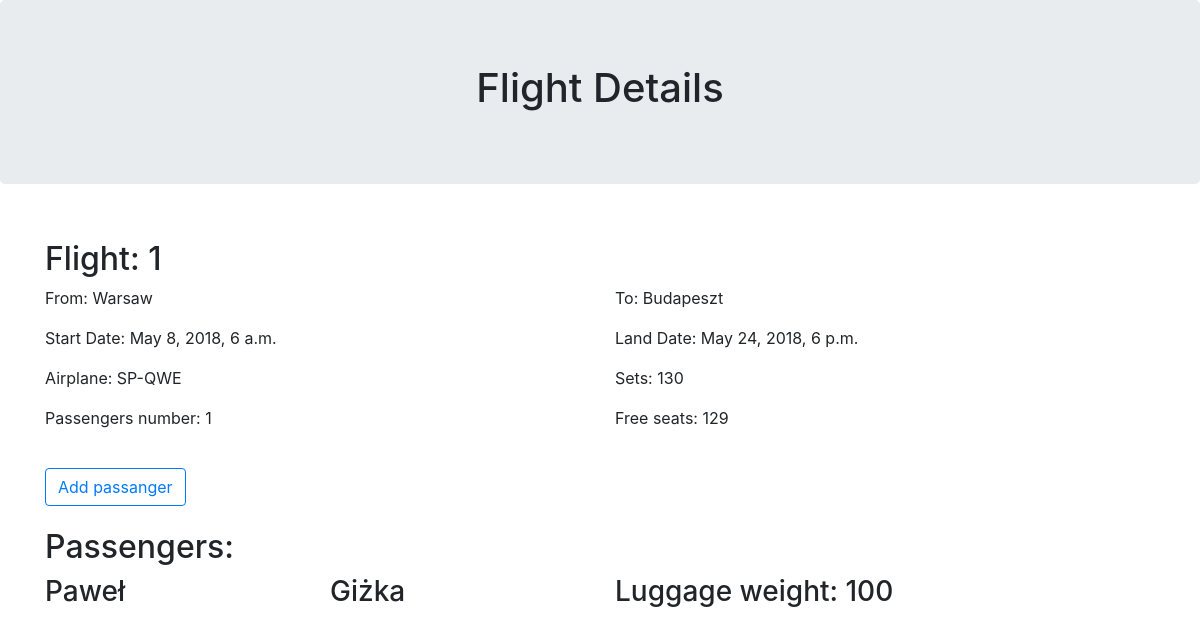
Before: /airlinemanager/flights/1 with the older database file.
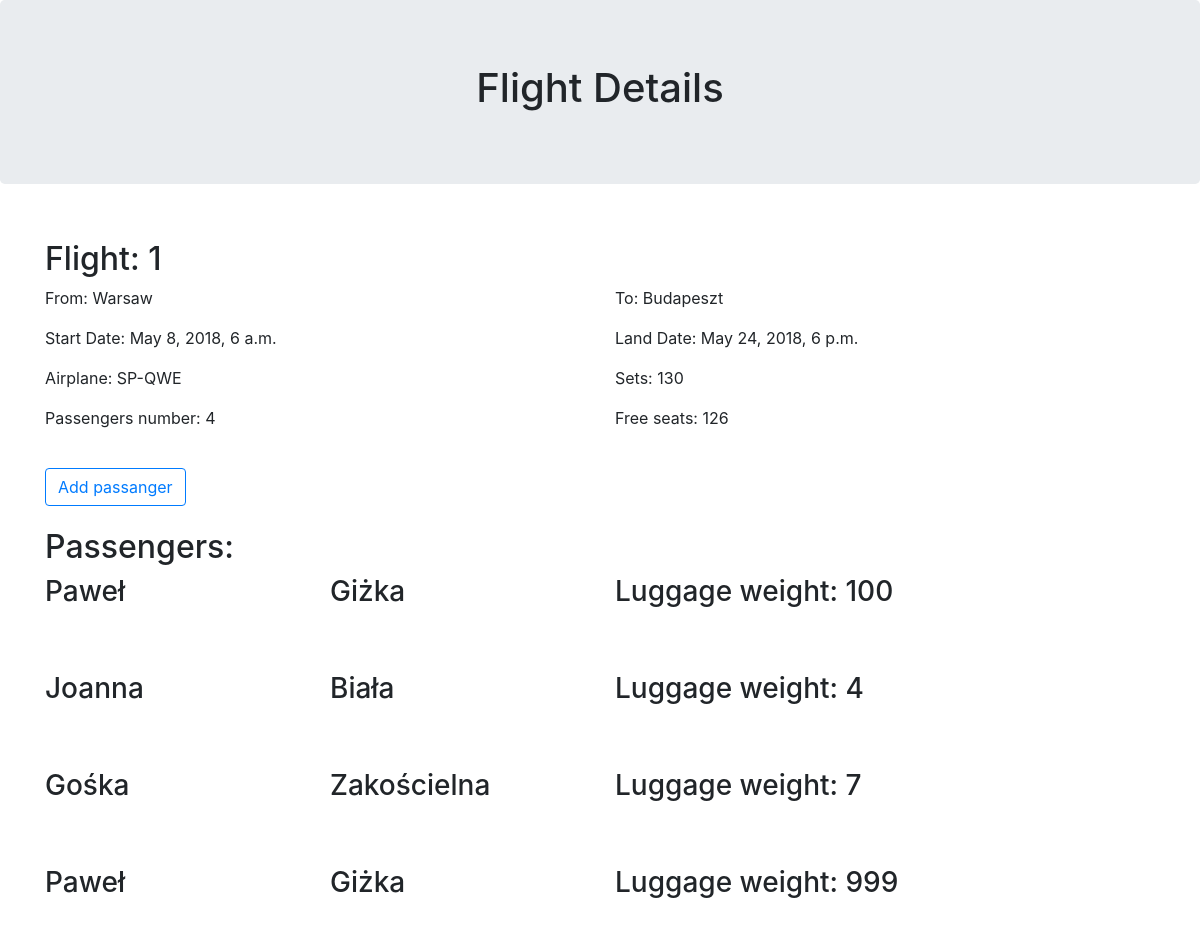
After: the same page with the newer database file.
### flightmanager/models.py (models this page shows)
class Flight(models.Model):
    start_date = models.DateTimeField()
    land_date = models.DateTimeField()
    start_airport = models.CharField(max_length=20)
    land_airport = models.CharField(max_length=20)
    airplane = models.ForeignKey(Airplane, on_delete=models.CASCADE)

class Airplane(models.Model):
    registration_number = models.CharField(max_length=10)
    seat_number = models.IntegerField()

class Ticket(models.Model):
    flight = models.ForeignKey(Flight, on_delete=models.CASCADE)
    passanger = models.ForeignKey(Passanger, on_delete=models.CASCADE)
    luggage_weight = models.IntegerField()

class Passanger(models.Model):
    name = models.CharField(max_length=50)
    surname = models.CharField(max_length=50)

### flightmanager/views.py (the view)
# urls.py: path('flights/<int:flight_id>', views.flight_details, name='flight_details'),
def flight_details(request, flight_id):
    flight = get_object_or_404(Flight, pk=flight_id)
    free_seats = flight.airplane.seat_number - flight.ticket_set.count()
    tickets = flight.ticket_set.all()
    return render(request, 'flightmanager/flight_details.html', {'flight': flight, 'free_seats': free_seats, 'ticekts': tickets})

### flightmanager/templates/flightmanager/flight_details.html (shortened to what this page needs)
<!DOCTYPE html>
<html lang="en">
<head>
  <link rel="stylesheet" href="https://maxcdn.bootstrapcdn.com/bootstrap/4.1.0/css/bootstrap.min.css">
</head>
<body>
<div class="jumbotron text-center">
  <h1>Flight Details</h1>
</div>
<div class="container" style="margin-top: 3%">
    <div style="margin-top: 5%">
        <div class="row">
          <div class="col-sm-6">
            <h2>Flight: {{ flight.id }}</h2>
          </div>
        </div>
        <div class="row">
            <div class="col-sm-6">
                <p>From: {{ flight.start_airport }}</p>
                <p>Start Date: {{ flight.start_date }}</p>
            </div>
            <div class="col-sm-6">
                <p>To: {{ flight.land_airport }}</p>
                <p>Land Date: {{ flight.land_date }}</p>
            </div>
        </div>
        <div class="row">
            <div class="col-sm-6">
                <p>Airplane: {{ flight.airplane.registration_number }}</p>
            </div>
            <div class="col-sm-6">
                <p>Sets: {{ flight.airplane.seat_number }}</p>
            </div>
        </div>
        <div class="row">
            <div class="col-sm-6">
                <p>Passengers number: {{ flight.ticket_set.count }}</p>
            </div>
            <div class="col-sm-6">
                <p>Free seats: {{ free_seats }}</p>
            </div>
        </div>
    </div>
    <button type="button" onclick="location.href='{% url 'flightmanager:add_passanger_form' flight.id %}' "
            style="margin-top: 2%" class="btn btn-outline-primary">Add passanger</button>
    <h2 style="margin-top: 2%">Passengers:</h2>
    {% for ticket in ticekts %}
    <div style="margin-bottom: 5%">
        <div class="row">
            <div class="col-sm-3">
                <h3>{{ ticket.passanger.name }}</h3>
            </div>
            <div class="col-sm-3">
                <h3>{{ ticket.passanger.surname }}</h3>
            </div>
            <div class="col-sm-6">
                <h3>Luggage weight: {{ ticket.luggage_weight }}</h3>
            </div>
        </div>
    </div>
    {% endfor %}
</div>
</body>
</html>

Changed rows visible on the page:
computed for Flight "Warsaw": ticket_set.count "1" → "4"
added Ticket: passanger.name "Joanna", passanger.surname "Biała", luggage_weight "4"
added Ticket: passanger.name "Gośka", passanger.surname "Zakościelna", luggage_weight "7"
added Ticket: passanger.name "Paweł", passanger.surname "Giżka", luggage_weight "999"
Other visible differences:
{{ free_seats }}: "129" → "126"
